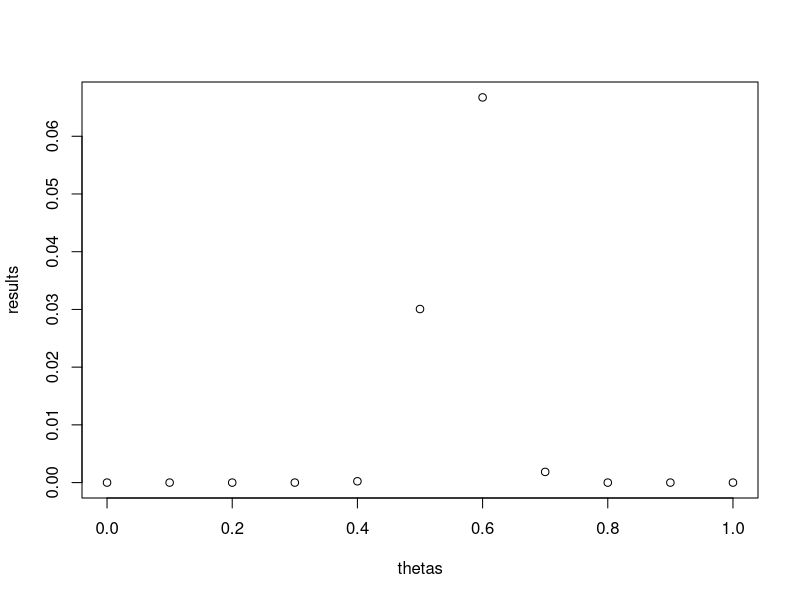
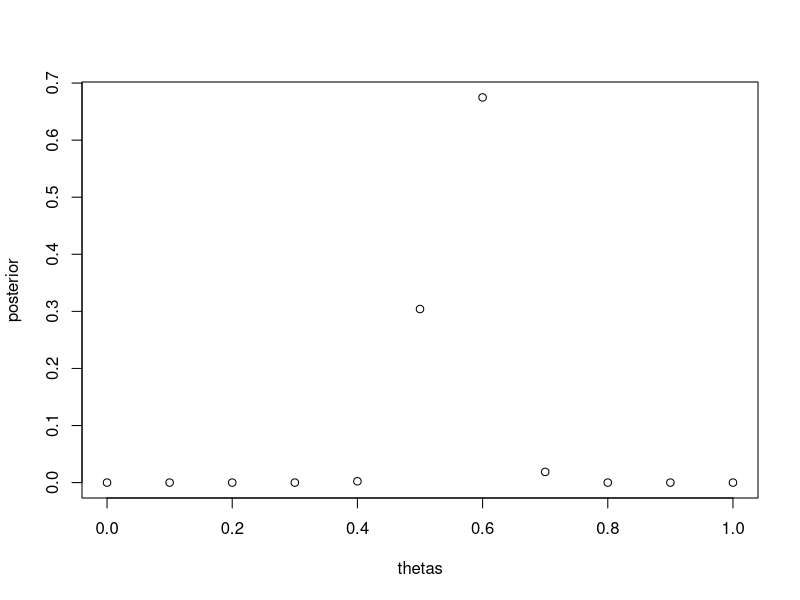
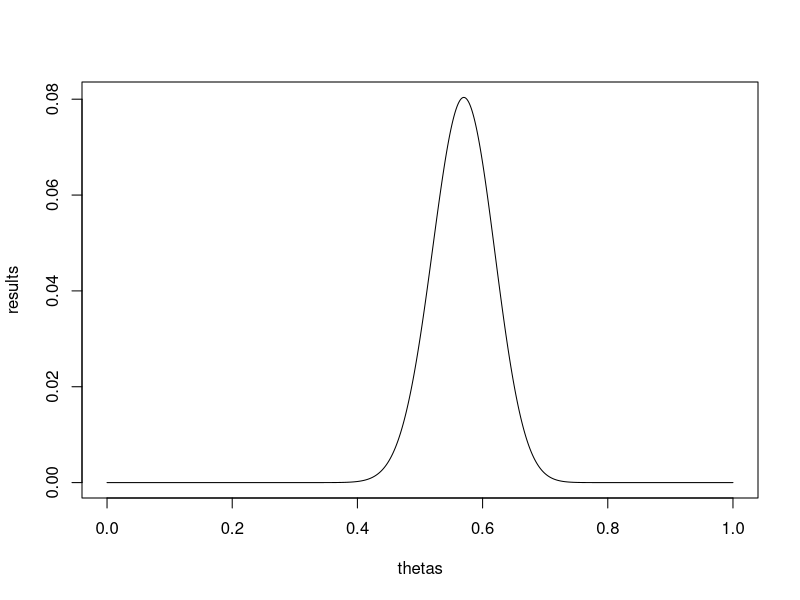
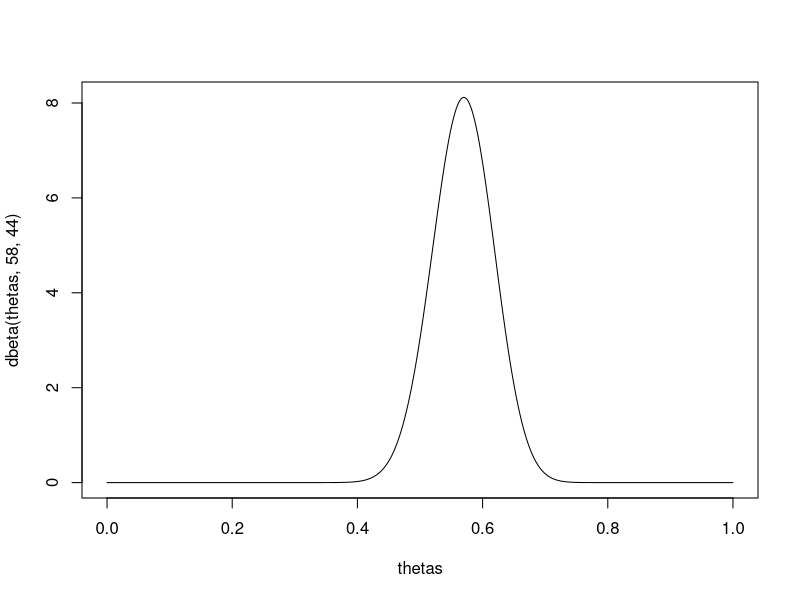
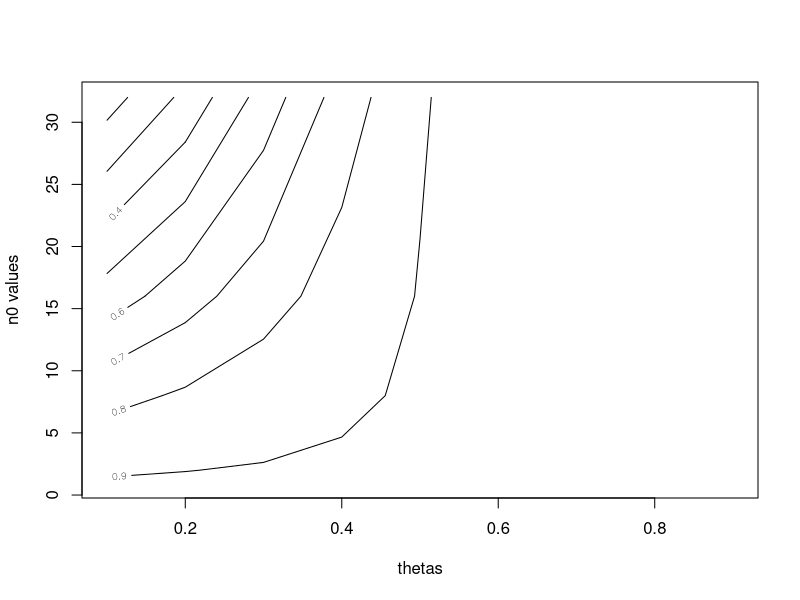
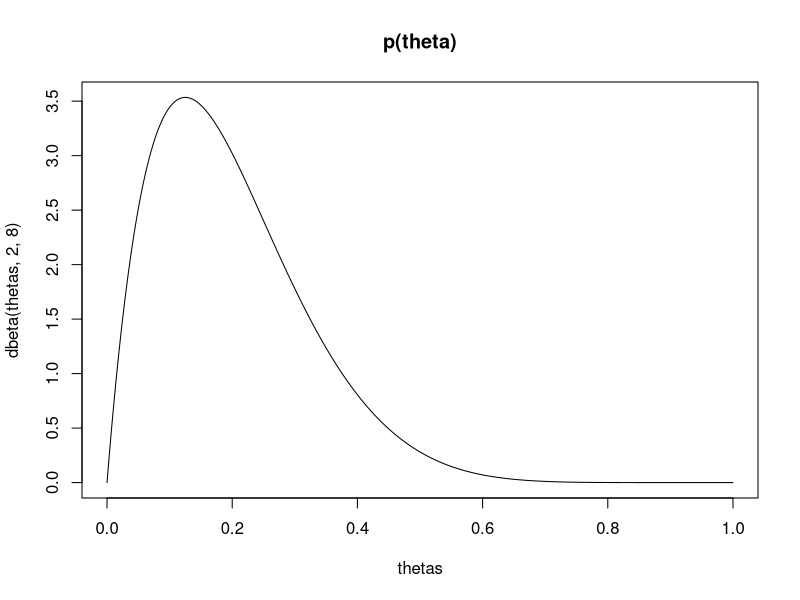
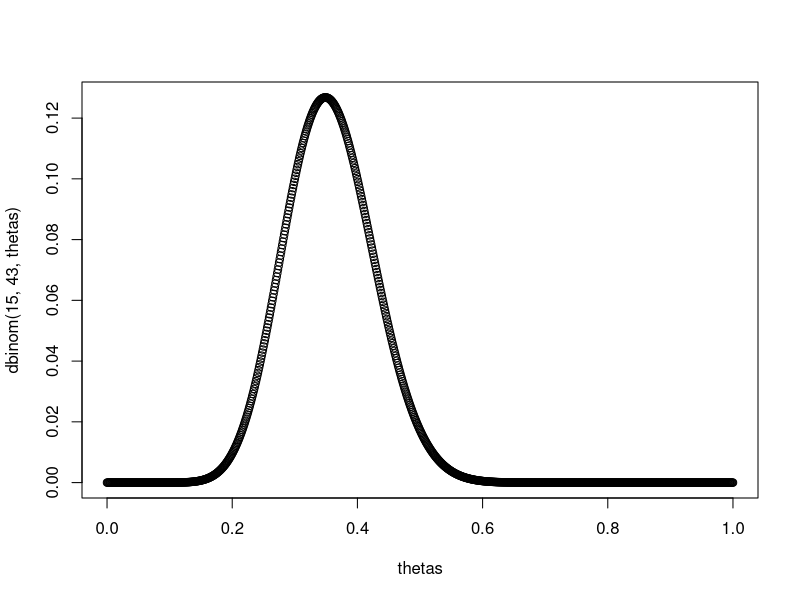
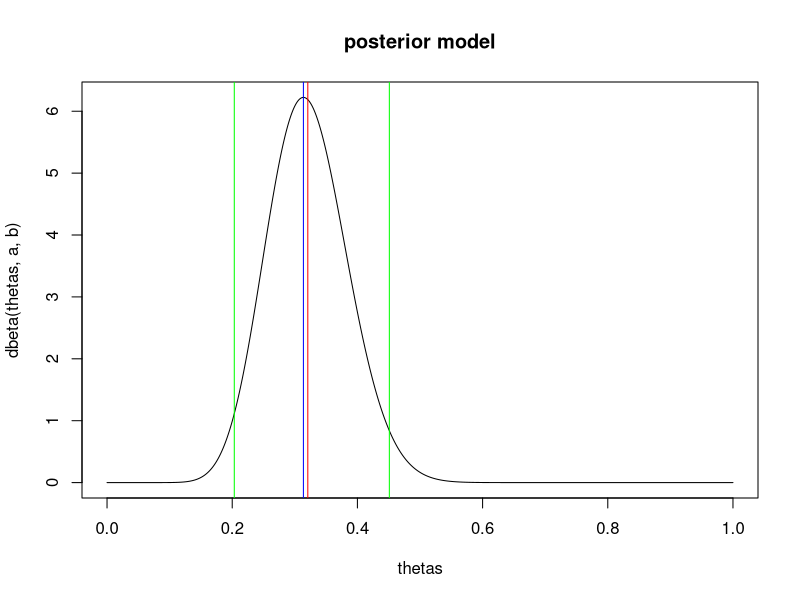

Source code (R) for these figures, in order:
## ---- chunk 1
thetas = seq(0.0,1.0,by=0.1)
results = dbinom(57,100,thetas)

plot(thetas,results)
## ---- chunk 2

marginal_y = sum((1/11) * dbinom(57,100,thetas))
posterior = (results * (1/11))/marginal_y
plot(thetas,posterior)
## ---- chunk 3
thetas = seq(0,1,by=0.001) #U(0,1)
results = dbinom(57,100,thetas)
plot(thetas,results,type="l")
## ---- chunk 4
plot(thetas,dbeta(thetas,58,44),type='l')
## ---- chunk 5

theta0 = seq(0.1,0.9,by=0.1)
n0 = c(1,2,8,16,32)

data=c()
a_s = c()
b_s = c()

for (i in theta0) {
for (j in n0) {
  
    a = i * j
    b = (1-i)*j

    p = pbeta(.5,a+57,b+43,lower.tail=FALSE) #posterior (theta > .5 | sum = 57)
    data = append(data,p)

}
}

probability_data = matrix(data,nrow=9,ncol=5,byrow=TRUE)
contour(theta0,n0,probability_data, xlab="thetas",ylab='n0 values')
## ---- chunk 6
beta_mean = function(a,b){
  print("mean:")
  a / (a+b)
}

beta_mode = function(a,b){
  print('mode:')
  (a-1) / (a+b-2)
}

beta_sd = function(a,b){
  print('standard deviation:')
  var = (a*b) / ((a+b)^2 * (a+b+1))
  sd = sqrt(var)
  return(sd) 
}

CI_28 = c(qbeta(.025,17,36),qbeta(.975,17,36))
CI_82 = c(qbeta(.025,23,30),qbeta(.975,23,30))

#data for the posterior w/ 2,8 prior and posterior a = 17, posterior b = 36
print("using alpha = 17 and beta = 36 with beta(2,8) prior")
beta_mean(17,36)
beta_mode(17,36)
beta_sd(17,36)
print(c("95% CI",CI_28))

#with 8,2 prior 
print(" ")
print("================================================")
print("using alpha = 23, beta = 30 with beta(8,2) prior")
beta_mean(23,30)
beta_mode(23,30)
beta_sd(23,30)
print(c("95% CI",CI_82))
## ---- chunk 7
#plotting prior p(\theta)
thetas = seq(0,1,by=0.001) #U(0,1)

plot(thetas, dbeta(thetas, 2,8), type='l',main="p(theta)")

#plotting p(y=15|\theta)
#plot a binomial here 
plot(thetas, dbinom(15,43,thetas))

#posterior which is beta(2 + success, 8 + failure) = beta()
a=2+15
b=8+28
plot(thetas, dbeta(thetas,a,b),type='l',main="posterior model")
abline(v=beta_mean(a,b), col='red') #mean
abline(v=beta_mode(a,b), col='blue') #mode

# CI 
abline(v=qbeta(.975,a,b),col='green') #lower bound 
abline(v=qbeta(.025,a,b),col='green') #upper bound 
## ---- chunk 8

#plotting prior p(\theta)
thetas = seq(0,1,by=0.001) #U(0,1)

plot(thetas, dbeta(thetas, 8,2), type='l',main="p(theta)")

#plotting p(y=15|\theta)
#plot a binomial here 
plot(thetas, dbinom(15,43,thetas))

#posterior which is beta(2 + success, 8 + failure) = beta()
a=8+15
b=2+28
plot(thetas, dbeta(thetas,a,b),type='l',main="posterior model")
abline(v=beta_mean(a,b), col='red') #mean
abline(v=beta_mode(a,b), col='blue') #mode

# CI 
abline(v=qbeta(.975,a,b),col='green') #lower bound 
abline(v=qbeta(.025,a,b),col='green') #upper bound 
## ---- chunk 9
prior = 0.75 * dbeta(thetas,2,8) + 0.25 * dbeta(thetas,8,2)
plot(thetas,prior,type="l")
## ---- chunk 10
coefficient = .25 * 18 * choose(43,15)
thetas = seq(0,1,by=0.001)
points = coefficient* (0.75 * dbeta(thetas,17,36) + 0.25 * dbeta(thetas,23,26))
plot(thetas,points,type="l")
axis(1, at = seq(0.0,1,by=0.1))
## ---- chunk 11
thetas = seq(0,1,0.01)
plot(thetas,dbeta(thetas,3,14),type='l',main="beta(3,14)")
## ---- chunk 12
psis = seq(0,5,by=.001)
data = (exp(1)**psis) / (1+exp(1)**psis)**3
plot(psis,data,type="l")
## ---- chunk 13
data = exp(1)**(2*psis) * exp(1)**(-exp(1)**psis)
plot(psis,data,type='l')
